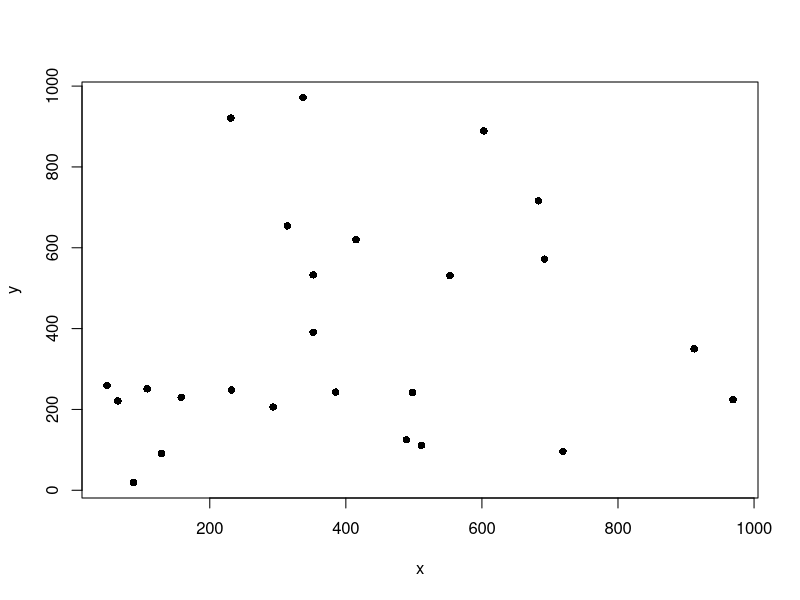

Source code (R): (Note: this script raises an error after producing the figure.)
rm(list = ls())

lapply(c('optrees', 'igraph'), require, character.only = TRUE)      #, 'qgraph'

#############
##Functions##
#############
#Matrix Representation
AdjMatrix2List <- function(d){
  ds <- which(!is.na(d), arr.ind = T)
  ds <- as.matrix(ds)
  temp <- matrix(0, nrow = nrow(ds), ncol = 1)
  
  for (i in 1:nrow(ds)) {
    temp[i] <- d[ds[i,1], ds[i, 2]]
  }
  
  ds <- cbind(ds, temp)
  ds <- ds[,c(2, 1, 3)]
  colnames(ds) <- c('Source', 'End', 'weight')
  return(ds)
}

#Minimum Spanning Tree
plot.mst <- function(arcList) {
 for (i in 1:nrow(arcList)){
   x0 <- x[arcList[i,1]]
   y0 <- y[arcList[i,1]]
   x1 <- x[arcList[i,2]]
   y1 <- y[arcList[i,2]]
   segments(x0, y0, x1, y1)
 } 
}

#Problems
#Matrix Representation
n <- 1000
d <- runif(n*n)
d[d < 0.80] <- NA
d <- matrix(d, nrow = n, ncol = n)
diag(d) <- NA
d[upper.tri(d)] = t(d)[upper.tri(d)]    #upper.tri is upper triangle of a matrix and t is matrix transpose



#Minimum Spanning Tree
n <- 25
x <- round(runif(n) * 1000)
y <- round(runif(n) * 1000)
plot(x, y, pch = 16)

d <- matrix(0, nrow = n, ncol = n)   #initialize sparse matrix
matrixy <- as.matrix(y)
matrixx <- as.matrix(x)

for (i in 1:length(x)) {
  matrow <- sqrt(((x[i] - matrixx)^2) + ((y[i] - matrixy) ^ 2))
  d[i,] <- matrow
}

ds <- AdjMatrix2List(d)

ds.mst <- msTreePrim(1:n, ds)
plot.mst(ds.mst$tree.arcs)



#Hostile Agents

#4.1: Shortest path problem
#     Get from source node(start spy) to end node(receiving spy) while minimizing the cost(probability of getting caught) of doing so
#     Any edge weights would be the probability of getting caught

#4.2: Inputs would be -log(1 - p(Getting Caught))

#4.3: Dijkstra's Algorithm as we are looking for a shortest path with no negative weights edges. i.e. no negative probability

#4.4: Runtime: O(Edge lg Vertices)



#Project Scheduling

s.labels <- c('a', 'b', 'c', 'd', 'e', 'f', 'g', 'h', 'i', 'j')
s.nodes <- c(90, 15, 5, 20, 21, 25, 14, 28, 30, 45)

sneg.nodes <- s.nodes * -1

#create a matrix with estimated times from each node
adjmat <- matrix(NA, nrow = length(s.labels), ncol <- length(s.labels))
dimnames(adjmat) <- list(s.labels, s.labels)

adjmat[2, 1] <- 90
adjmat[3, 2] <- 15
adjmat[4, 7] <- 14
adjmat[5, 4] <- 20
adjmat[6, 1] <- 90
adjmat[7, 3] <- 5
adjmat[7, 6] <- 25
adjmat[8, 4] <- 20
adjmat[9, 1] <- 90
adjmat[10, 4] <- 20
adjmat[10, 9] <- 30

adjlist <- AdjMatrix2List(adjmat * -1)

short <- getShortestPathTree(1:length(s.labels), adjlist, 'Bellman-Ford', show.data = FALSE, show.distances = FALSE, show.graph = FALSE)
dist <- matrix(0, nrow = length(s.labels), ncol = 1)
dist[,1] <- (short$distances * -1)
dist <- data.frame(dist)
date <- rep(as.Date('2017-11-1'), ncol(dist))
dist <- cbind(dist, date)
dist[,2] <- dist[,2] + dist[,1]
EF <- dist[,1] + s.nodes
dist[,3] <- EF
dist[,4] <- dist[,3] + dist[,2]
rownames(dist) <- s.labels
colnames(dist) <- c(' ES Days','ES Date', 'EF Days', 'EF Date')

adjmatT <- matrix(NA, nrow = length(s.labels) + 1, ncol = length(s.labels) + 1)
t.labels <- c('dum' ,'a', 'b', 'c', 'd', 'e', 'f', 'g', 'h', 'i', 'j')
t.nodes <- c(0, 90, 15, 5, 20, 21, 25, 14, 28, 30, 45)
dimnames(adjmatT) <- list(t.labels, t.labels)

adjmatT[11, 1] <- 0
adjmatT[9, 1] <- 0
adjmatT[6, 1] <- 0
adjmatT[5, 11] <- 45
adjmatT[10, 11] <- 45
adjmatT[2, 10] <- 30
adjmatT[5, 9] <- 28
adjmatT[4, 8] <- 14
adjmatT[7, 8] <- 14
adjmatT[2, 7] <- 25
adjmatT[5, 6] <- 21
adjmatT[8, 5] <- 20
adjmatT[3, 4] <- 5
adjmatT[2, 3] <- 15

adjlistT <- AdjMatrix2List(adjmatT * -1)

shortT <- getShortestPathTree(1:length(t.labels), adjlistT, 'Bellman-Ford', show.data = FALSE, show.distances = FALSE, show.graph = FALSE)
distT <- shortT$distances[-1]
dist[,5] <- distT * -1


LFdays <- ((distT * -1) - 194) * -1
dist[,5] <- LFdays
dist[,6] <- dist[,5] - s.nodes
dist[,7] <- LFdays - dist[,3]
colnames(dist) <- c(' ES Days','ES Date', 'EF Days', 'EF Date', 'LF Days', 'LS Start', 'Slack')
#B, C, E, H, I have flexibility
#A, D, F, G, J are on critical path